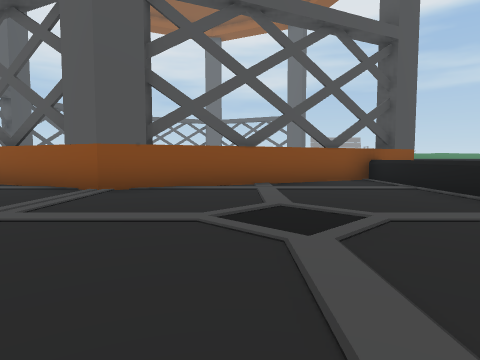
View 1 (above)

15 first-person views from a walk through a Unity game level. The camera is 1.2 m above the floor, tilts 4° down and sees 75° across. The floor is counted in squares, 2 m on a side. Each view is taken from the middle of a square. On the plan, view 1 faces up. The plan holds only what a view shows up to about 9 squares ahead; the rest is blank. The place goes on beyond the plan.

View 2
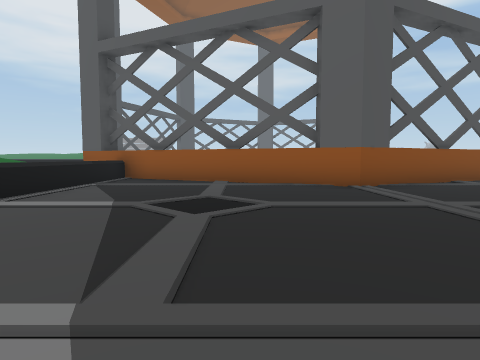

View 3
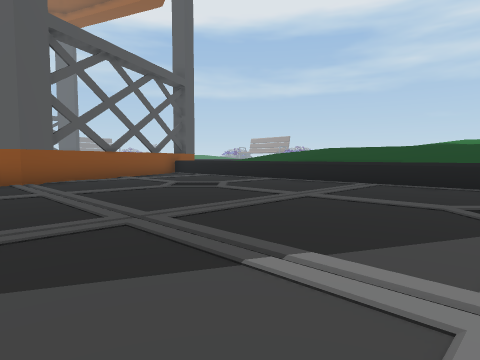

View 4
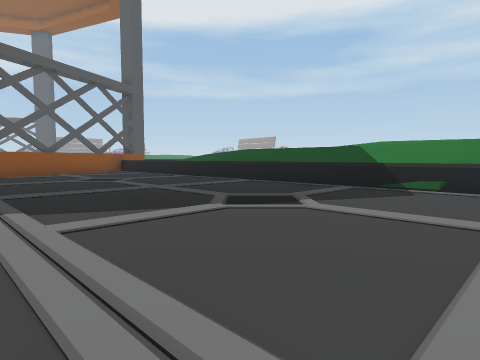

View 5
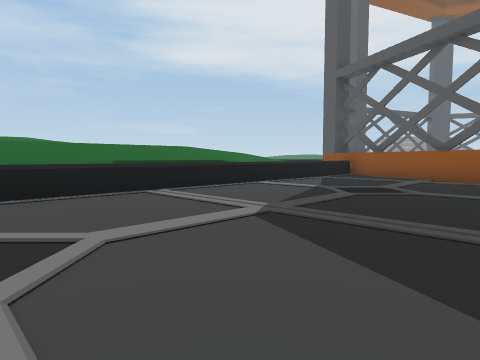

View 6
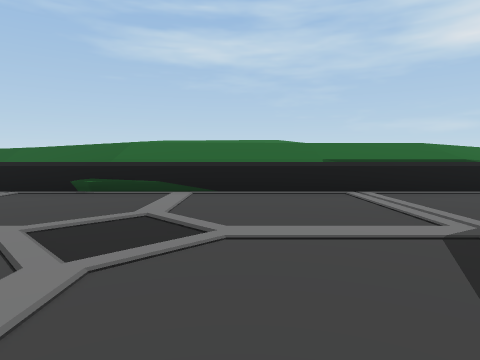

View 7
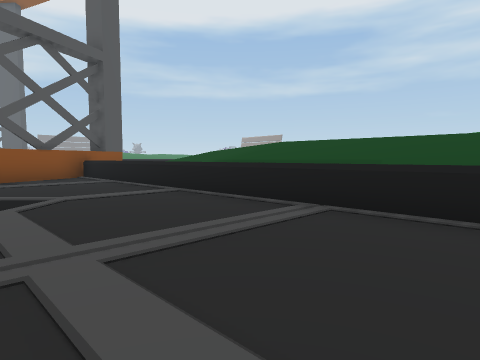

View 8
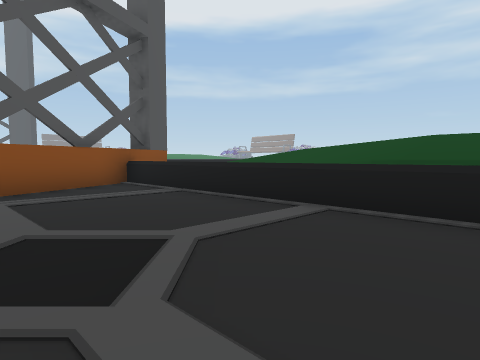

View 9
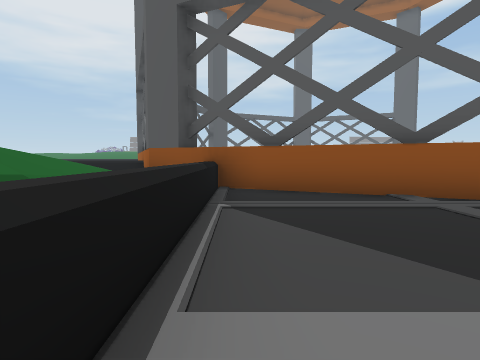

View 10
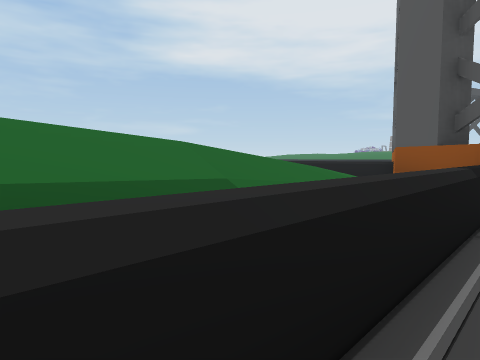

View 11
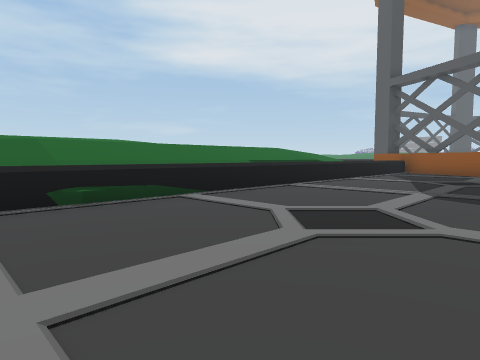

View 12
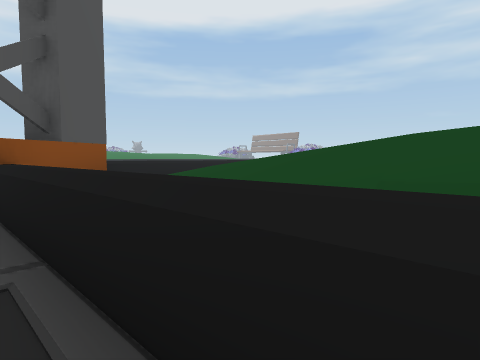

View 13
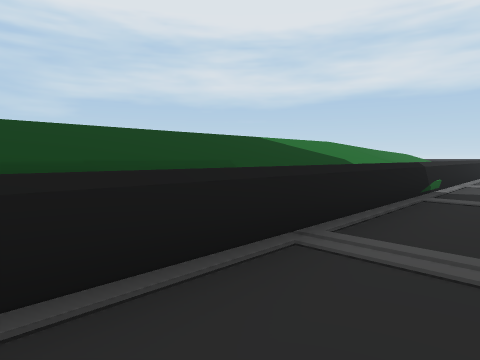

View 14
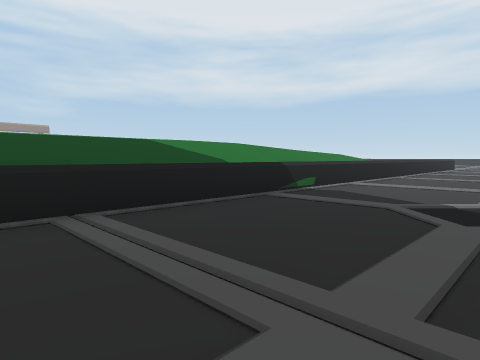

View 15
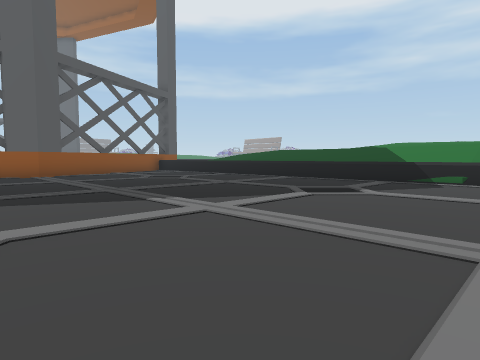

### Floor plan
Key: @ floor where view 1 was taken; # wall or solid block; . floor; ^ raised ledge.
Columns run from 12 left of view 1 to 8 right of it. Each row starts with its distance up from view 1.
 12 ^^                ^^^
 11  ^
 10   #
  9   ^#^           #^
  8   ^^^#^      ^#^^^^
  7  ^^^..##^  ^^#..^^^
  6  ^^^.....###....^^^
  5  ^^^............^^^
  4  ^^^............^^^
  3  ^^^............^^^
  2    ^............^^
  1    ^............^^
  0   ^^........@...^^
 -1  ^^^............^^
 -2  ^^^............^^
 -3  ^^^............^^
 -4  ^^^............^^
 -5  ^^^............^^
 -6  ^^^............^^^

Positions as (right, up) in squares from view 1, and headings:
1: (0, 0), facing up
2: (-5, -1), facing up
3: (-4, -3), facing up-right
4: (-3, -6), facing up-right
5: (-3, -3), facing up-left
6: (-3, -2), facing left
7: (0, -2), facing up-right
8: (0, 1), facing up-right
9: (-8, 2), facing up
10: (-8, 3), facing up-left
11: (-4, -6), facing up-left
12: (3, 4), facing up-right
13: (2, 2), facing down-right
14: (0, 1), facing down-right
15: (-5, -6), facing up-right
